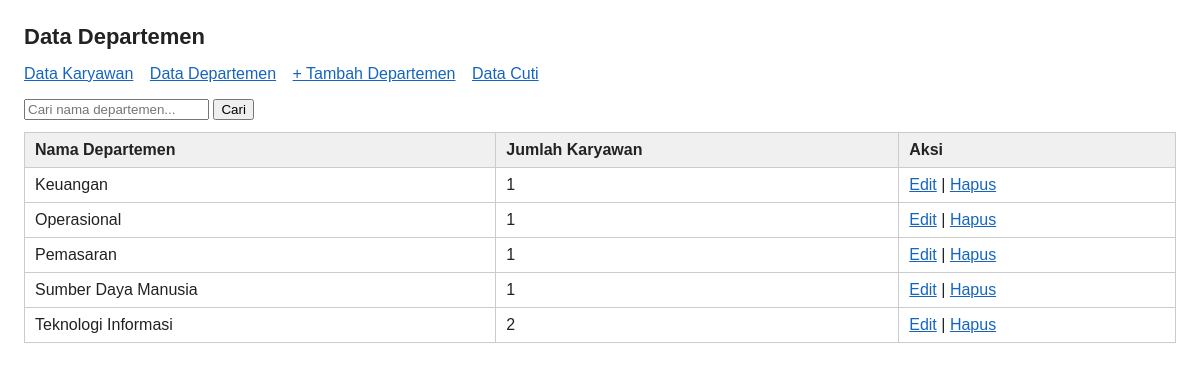
The page /departemen.php on the database its author committed.
### tables this page shows
CREATE TABLE departemen (
  id INT AUTO_INCREMENT PRIMARY KEY,
  nama_departemen VARCHAR(50) NOT NULL UNIQUE
);

### departemen.php (the view, shortened to what this page needs)
<?php
require_once 'koneksi.php';
$search = request_value('q');
$where_clause = '';
$result = mysql_query("SELECT d.*, COUNT(k.id) AS jumlah_karyawan
                       FROM departemen d
                       LEFT JOIN karyawan k ON k.departemen_id = d.id
                       $where_clause
                       GROUP BY d.id
                       ORDER BY d.nama_departemen")
    or die('Query gagal: ' . mysql_error());
?>
<div class="nav">
    <a href="index.php">Data Karyawan</a>
    <a href="departemen.php">Data Departemen</a>
    <a href="departemen_tambah.php">+ Tambah Departemen</a>
    <a href="cuti.php">Data Cuti</a>
</div>
<form class="cari" method="get" action="departemen.php">
    <input type="text" name="q" value="<?php echo escape_html($search); ?>" placeholder="Cari nama departemen...">
    <button type="submit">Cari</button>
</form>
<table>
    <tr>
        <th>Nama Departemen</th>
        <th>Jumlah Karyawan</th>
        <th>Aksi</th>
    </tr>
    <?php while ($row = mysql_fetch_assoc($result)) { ?>
    <tr>
        <td><?php echo escape_html($row['nama_departemen']); ?></td>
        <td><?php echo (int)$row['jumlah_karyawan']; ?></td>
        <td>
            <a href="departemen_edit.php?id=<?php echo (int)$row['id']; ?>">Edit</a> |
            <a href="departemen_hapus.php?id=<?php echo (int)$row['id']; ?>"
               onclick="return confirm('Hapus departemen <?php echo escape_html($row['nama_departemen']); ?>?');">Hapus</a>
        </td>
    </tr>
    <?php } ?>
</table>

### style.css (style rules this page uses)
body { font-family: Arial, Helvetica, sans-serif; margin: 24px; color: #222; }
a { color: #1565c0; }
.nav { margin-bottom: 16px; }
.nav a { margin-right: 12px; }
table { border-collapse: collapse; width: 100%; margin-top: 12px; }
th, td { border: 1px solid #ccc; padding: 8px 10px; text-align: left; }
th { background: #f0f0f0; }
form.cari { margin: 12px 0; }

### rows shown on the page
departemen: nama_departemen "Keuangan", jumlah_karyawan "1"
departemen: nama_departemen "Operasional", jumlah_karyawan "1"
departemen: nama_departemen "Pemasaran", jumlah_karyawan "1"
departemen: nama_departemen "Sumber Daya Manusia", jumlah_karyawan "1"
departemen: nama_departemen "Teknologi Informasi", jumlah_karyawan "2"

### other values the page prints
$heading "Data Departemen"
